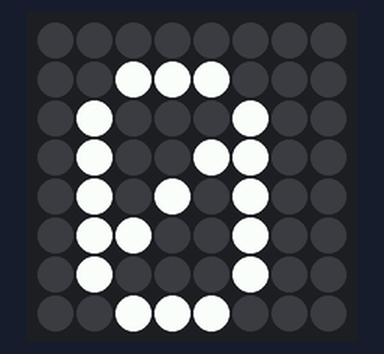
Bench run of a program on a simulated Raspberry Pi (BCM pin numbers) with a Sense HAT. Parts: the Sense HAT's 8×8 RGB LED matrix.

Above: at 0.1 s.
At 1.1 s:
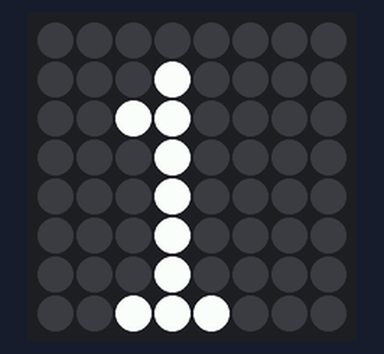
At 3.1 s:
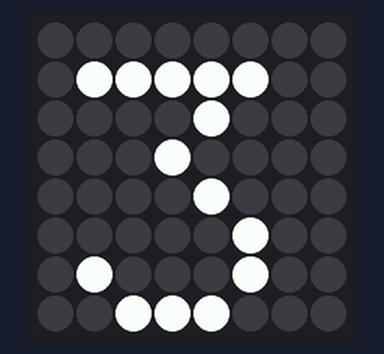
At 5.1 s:
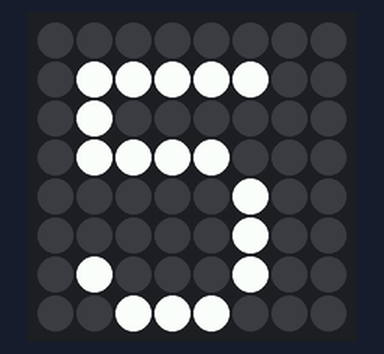
At 7.1 s:
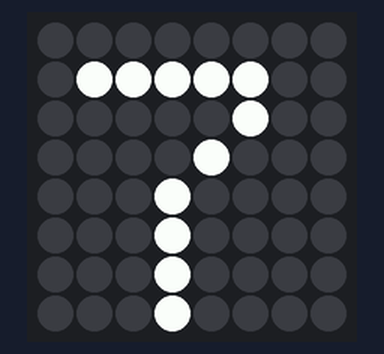
At 9.1 s:
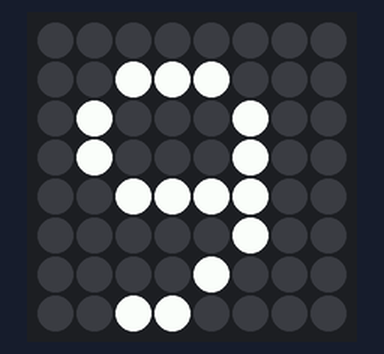

The program:

Problem1Countdown.py
```python
from sense_emu import SenseHat
import time

sense = SenseHat()
sense.clear()
while 1:
    for i in range(0,10):
        c =str(i)
        sense.show_letter(c)

        time.sleep(1)
        continue
```

Measured:
- by itself, everything shown: repeats every 10.0 s, in 10 steps
- what the display in image 1 shows lasts 1.0 s, from 1.0 s to 2.0 s
